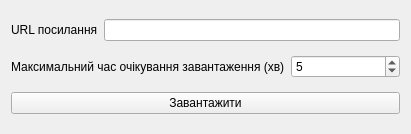
<?xml version="1.0" encoding="UTF-8"?>
<ui version="4.0">
 <class>DownloadXmlWindow</class>
 <widget class="QWidget" name="DownloadXmlWindow">
  <property name="windowModality">
   <enum>Qt::ApplicationModal</enum>
  </property>
  <property name="enabled">
   <bool>true</bool>
  </property>
  <property name="geometry">
   <rect>
    <x>0</x>
    <y>0</y>
    <width>411</width>
    <height>134</height>
   </rect>
  </property>
  <property name="sizePolicy">
   <sizepolicy hsizetype="Fixed" vsizetype="Fixed">
    <horstretch>0</horstretch>
    <verstretch>0</verstretch>
   </sizepolicy>
  </property>
  <property name="minimumSize">
   <size>
    <width>411</width>
    <height>134</height>
   </size>
  </property>
  <property name="maximumSize">
   <size>
    <width>411</width>
    <height>134</height>
   </size>
  </property>
  <property name="windowTitle">
   <string>Завантажити xml</string>
  </property>
  <layout class="QHBoxLayout" name="horizontalLayout">
   <item>
    <layout class="QVBoxLayout" name="verticalLayout">
     <item>
      <layout class="QHBoxLayout" name="horizontalLayout_2">
       <item>
        <widget class="QLabel" name="label">
         <property name="text">
          <string>URL посилання</string>
         </property>
        </widget>
       </item>
       <item>
        <widget class="QLineEdit" name="url_line_edit"/>
       </item>
      </layout>
     </item>
     <item>
      <layout class="QHBoxLayout" name="horizontalLayout_3">
       <item>
        <widget class="QLabel" name="label_2">
         <property name="text">
          <string>Максимальний час очікування завантаження (хв)</string>
         </property>
        </widget>
       </item>
       <item>
        <widget class="QSpinBox" name="timeout_spin_box">
         <property name="value">
          <number>5</number>
         </property>
        </widget>
       </item>
      </layout>
     </item>
     <item>
      <widget class="QPushButton" name="download_xml_push_button">
       <property name="text">
        <string>Завантажити</string>
       </property>
      </widget>
     </item>
    </layout>
   </item>
  </layout>
 </widget>
 <resources/>
 <connections/>
</ui>
